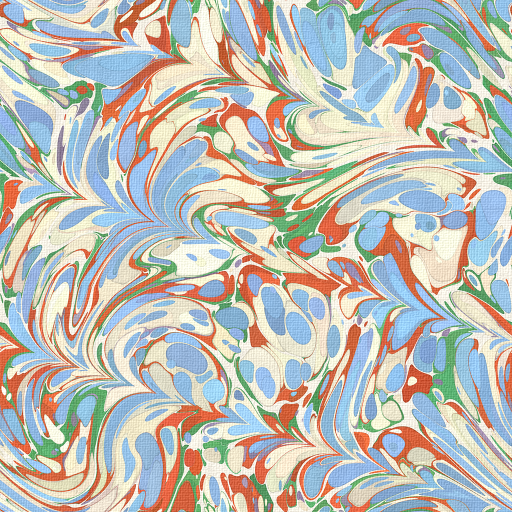
#> input picture assets/ui/frames/marbled.png, 1024 x 1024 px (shown at 1/2 size)
$ python bake_laptop_wallpaper.py
#> lines starting #> are read from the running program, lines starting #| are printed output that depends on the picture
"""Bakes the laptop's desktop wallpaper from the marbled paper (style bible §8).

A 1993 laptop couldn't show a photo-quality image, so the wallpaper is the
marbled tile at half resolution with 256 colours and Floyd-Steinberg
dithering. The laptop draws it at 2x with nearest filtering, so each of its
pixels is 2 screen pixels: Win95.LINE, the laptop's own "one pixel". It is
turned a quarter turn from the title screen's marbling and dimmed a touch so
the desktop icons' captions read on it.

Run after changing assets/ui/frames/marbled.png:
    python3 tools/bake_laptop_wallpaper.py
"""

from pathlib import Path

from PIL import Image, ImageEnhance, ImageStat

ROOT = Path(__file__).resolve().parent.parent
SOURCE = ROOT / "assets/ui/frames/marbled.png"
TARGET = ROOT / "assets/ui/frames/marbled_laptop.png"
## The laptop's pixel, in screen pixels (Win95.LINE).
PIXEL = 2
COLOURS = 256
## A little darker and less saturated than the paper, behind white captions.
BRIGHTNESS = 0.72
SATURATION = 0.85


def main() -> None:
    paper = Image.open(SOURCE).convert("RGB")
#> paper is the input picture: PIL image 1024x1024 RGB; mean R, G, B 189.7, 189, 181.9
    paper = paper.transpose(Image.Transpose.ROTATE_90)
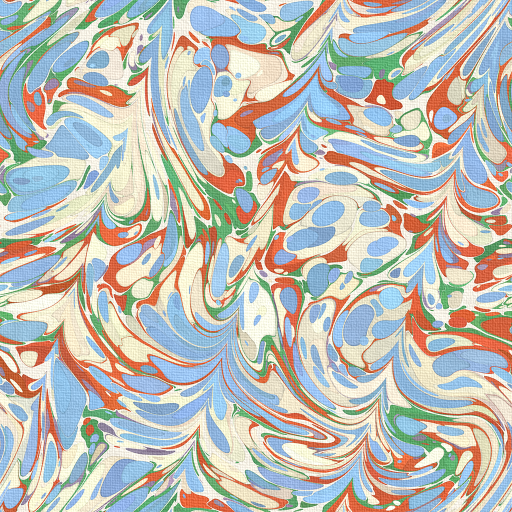
#> paper: PIL image 1024x1024 RGB (shown at 1/2 size); mean R, G, B 189.7, 189, 181.9
    paper = ImageEnhance.Brightness(paper).enhance(BRIGHTNESS)
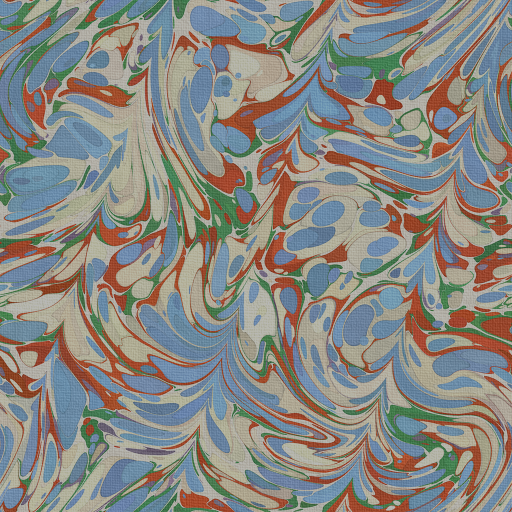
#> paper: PIL image 1024x1024 RGB (shown at 1/2 size); mean R, G, B 136.1, 135.6, 130.5
    paper = ImageEnhance.Color(paper).enhance(SATURATION)
    small = paper.resize((paper.width // PIXEL, paper.height // PIXEL), Image.Resampling.LANCZOS)
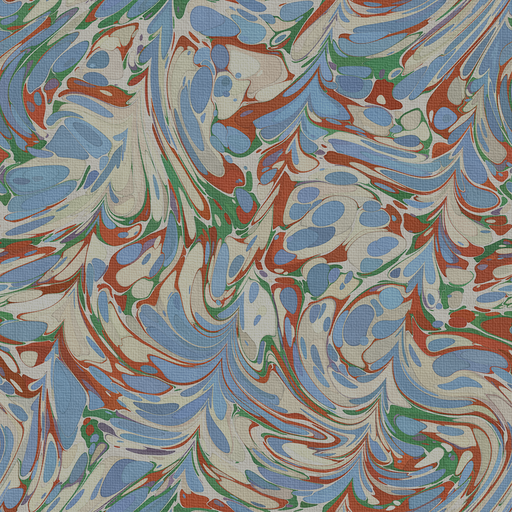
#> small: PIL image 512x512 RGB; mean R, G, B 135.5, 135.1, 130.8
    baked = small.quantize(colors=COLOURS, method=Image.Quantize.MEDIANCUT, dither=Image.Dither.FLOYDSTEINBERG)
    baked.convert("RGB").save(TARGET, optimize=True)
    print(f"{TARGET.relative_to(ROOT)}: {baked.width}x{baked.height}, {COLOURS} colours")
#| assets/ui/frames/marbled_laptop.png: 512x512, 256 colours
    # The screen's glow in the room uses this (Win95.DESKTOP).
    average = [round(c) for c in ImageStat.Stat(baked.convert("RGB")).mean]
#> average = [135, 135, 131]
    print("average colour: Color8(%d, %d, %d)" % tuple(average))
#| average colour: Color8(135, 135, 131)


if __name__ == "__main__":
    main()
